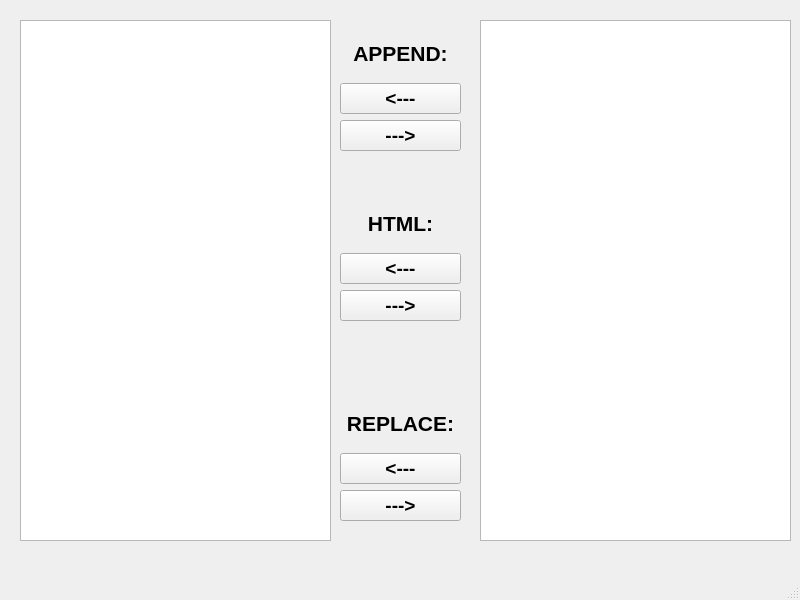
<?xml version="1.0" encoding="UTF-8"?>
<ui version="4.0">
 <class>MainWindow</class>
 <widget class="QMainWindow" name="MainWindow">
  <property name="geometry">
   <rect>
    <x>0</x>
    <y>0</y>
    <width>800</width>
    <height>600</height>
   </rect>
  </property>
  <property name="windowTitle">
   <string>MainWindow</string>
  </property>
  <widget class="QWidget" name="centralwidget">
   <widget class="QPlainTextEdit" name="leftText">
    <property name="geometry">
     <rect>
      <x>20</x>
      <y>20</y>
      <width>311</width>
      <height>521</height>
     </rect>
    </property>
   </widget>
   <widget class="QPlainTextEdit" name="rightText">
    <property name="geometry">
     <rect>
      <x>480</x>
      <y>20</y>
      <width>311</width>
      <height>521</height>
     </rect>
    </property>
   </widget>
   <widget class="QWidget" name="verticalLayoutWidget">
    <property name="geometry">
     <rect>
      <x>340</x>
      <y>30</y>
      <width>121</width>
      <height>121</height>
     </rect>
    </property>
    <layout class="QVBoxLayout" name="verticalLayout">
     <item>
      <widget class="QLabel" name="label">
       <property name="font">
        <font>
         <pointsize>16</pointsize>
         <bold>true</bold>
        </font>
       </property>
       <property name="text">
        <string>APPEND:</string>
       </property>
       <property name="alignment">
        <set>Qt::AlignCenter</set>
       </property>
      </widget>
     </item>
     <item>
      <widget class="QPushButton" name="AppToLeft">
       <property name="font">
        <font>
         <pointsize>14</pointsize>
         <bold>true</bold>
        </font>
       </property>
       <property name="text">
        <string>&lt;---</string>
       </property>
      </widget>
     </item>
     <item>
      <widget class="QPushButton" name="AppToRight">
       <property name="font">
        <font>
         <pointsize>14</pointsize>
         <bold>true</bold>
        </font>
       </property>
       <property name="text">
        <string>---&gt;</string>
       </property>
      </widget>
     </item>
    </layout>
   </widget>
   <widget class="QWidget" name="verticalLayoutWidget_2">
    <property name="geometry">
     <rect>
      <x>340</x>
      <y>400</y>
      <width>121</width>
      <height>121</height>
     </rect>
    </property>
    <layout class="QVBoxLayout" name="verticalLayout_2">
     <item>
      <widget class="QLabel" name="label_2">
       <property name="font">
        <font>
         <pointsize>16</pointsize>
         <bold>true</bold>
        </font>
       </property>
       <property name="text">
        <string>REPLACE:</string>
       </property>
       <property name="alignment">
        <set>Qt::AlignCenter</set>
       </property>
      </widget>
     </item>
     <item>
      <widget class="QPushButton" name="ReplaceLeft">
       <property name="font">
        <font>
         <pointsize>14</pointsize>
         <bold>true</bold>
        </font>
       </property>
       <property name="text">
        <string>&lt;---</string>
       </property>
      </widget>
     </item>
     <item>
      <widget class="QPushButton" name="ReplaceRight">
       <property name="font">
        <font>
         <pointsize>14</pointsize>
         <bold>true</bold>
        </font>
       </property>
       <property name="text">
        <string>---&gt;</string>
       </property>
      </widget>
     </item>
    </layout>
   </widget>
   <widget class="QWidget" name="verticalLayoutWidget_3">
    <property name="geometry">
     <rect>
      <x>340</x>
      <y>200</y>
      <width>121</width>
      <height>121</height>
     </rect>
    </property>
    <layout class="QVBoxLayout" name="verticalLayout_3">
     <item>
      <widget class="QLabel" name="label_3">
       <property name="font">
        <font>
         <pointsize>16</pointsize>
         <bold>true</bold>
        </font>
       </property>
       <property name="text">
        <string>HTML:</string>
       </property>
       <property name="alignment">
        <set>Qt::AlignCenter</set>
       </property>
      </widget>
     </item>
     <item>
      <widget class="QPushButton" name="HtmlToLeft">
       <property name="font">
        <font>
         <pointsize>14</pointsize>
         <bold>true</bold>
        </font>
       </property>
       <property name="text">
        <string>&lt;---</string>
       </property>
      </widget>
     </item>
     <item>
      <widget class="QPushButton" name="HtmlToRight">
       <property name="font">
        <font>
         <pointsize>14</pointsize>
         <bold>true</bold>
        </font>
       </property>
       <property name="text">
        <string>---&gt;</string>
       </property>
      </widget>
     </item>
    </layout>
   </widget>
  </widget>
  <widget class="QMenuBar" name="menubar">
   <property name="geometry">
    <rect>
     <x>0</x>
     <y>0</y>
     <width>800</width>
     <height>21</height>
    </rect>
   </property>
  </widget>
  <widget class="QStatusBar" name="statusbar"/>
 </widget>
 <resources/>
 <connections/>
</ui>
